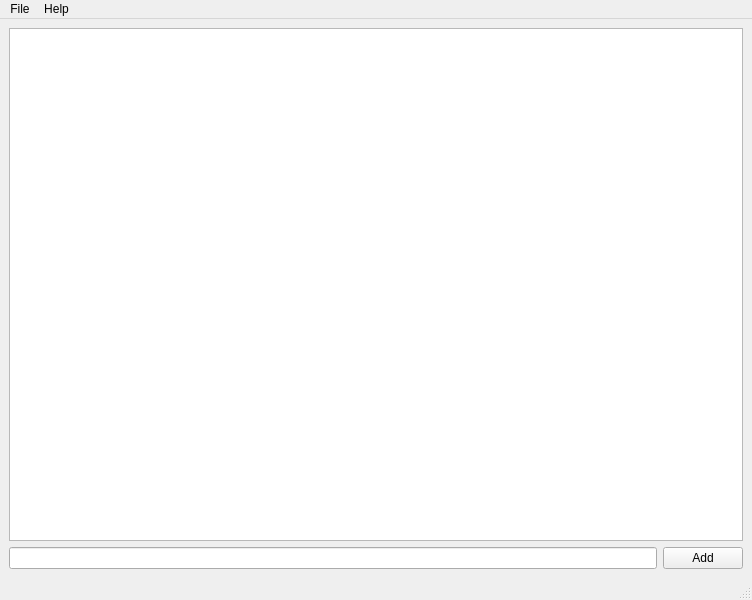
<?xml version="1.0" encoding="UTF-8"?>
<ui version="4.0">
 <class>MainWindow</class>
 <widget class="QMainWindow" name="MainWindow">
  <property name="geometry">
   <rect>
    <x>0</x>
    <y>0</y>
    <width>752</width>
    <height>600</height>
   </rect>
  </property>
  <property name="windowTitle">
   <string>MainWindow</string>
  </property>
  <widget class="QWidget" name="centralwidget">
   <layout class="QGridLayout" name="gridLayout">
    <item row="0" column="0">
     <layout class="QVBoxLayout" name="verticalLayout">
      <item>
       <widget class="QListWidget" name="shoppingList">
        <property name="alternatingRowColors">
         <bool>true</bool>
        </property>
       </widget>
      </item>
     </layout>
    </item>
    <item row="2" column="0">
     <layout class="QHBoxLayout" name="horizontalLayout">
      <item>
       <widget class="QLineEdit" name="itemInputEdit"/>
      </item>
      <item>
       <widget class="QPushButton" name="addItemButton">
        <property name="text">
         <string>Add</string>
        </property>
       </widget>
      </item>
     </layout>
    </item>
   </layout>
  </widget>
  <widget class="QMenuBar" name="menubar">
   <property name="geometry">
    <rect>
     <x>0</x>
     <y>0</y>
     <width>752</width>
     <height>27</height>
    </rect>
   </property>
   <widget class="QMenu" name="menuFile">
    <property name="title">
     <string>File</string>
    </property>
   </widget>
   <widget class="QMenu" name="menuHelp">
    <property name="title">
     <string>Help</string>
    </property>
   </widget>
   <addaction name="menuFile"/>
   <addaction name="menuHelp"/>
  </widget>
  <widget class="QStatusBar" name="statusbar"/>
 </widget>
 <resources/>
 <connections/>
</ui>
